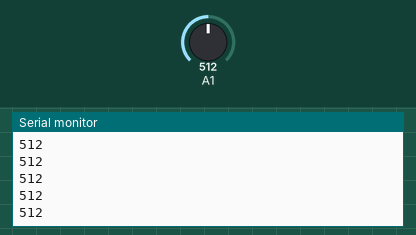
Recording of a sketch running on a simulated ATtiny85, built with avr-gcc and run on an emulated ATtiny85. Shown: the last lines printed to the serial monitor. The inputs (shaded band) are chosen by the test bench; at power-on: A1 = 512. No radio packets arrive unless stated.

Above: at 1.2 s.
1.3 s: A1 set to 716
At 1.49 s:
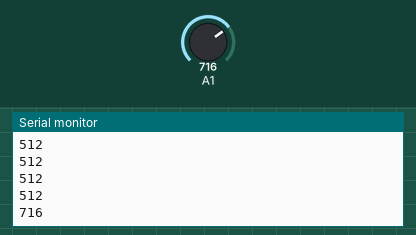
2.8 s: A1 set to 900
At 2.8 s:
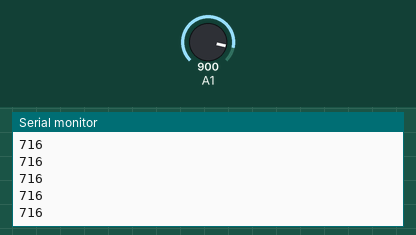
Timing chart, 0 to 5.8 s (numbered marks = the images above; inputs shaded):
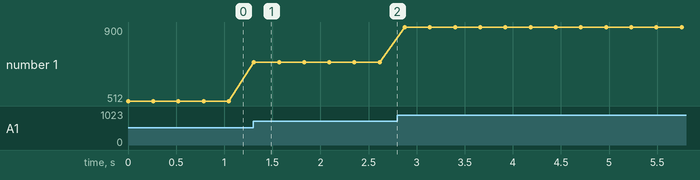

Measured:
- after the input at 1.3 s, the serial monitor: prints a new line at once (image 1)
- plotted number 1: 512 → 716 after the input at 1.3 s, 716 → 900 after the input at 2.8 s

The sketch:

rf_tx_test.ino
```cpp
#include <RH_ASK.h>
#include <SPI.h> // Not actually used but needed to compile

// tx/rx configuration
#define rxPin 2 // ATTiny, RX on D3 (pin 2 on attiny85)
#define txPin 9 // ATTiny, TX on D1 (pin 0 on attiny85)
#define txSpeed 2000

RH_ASK driver(txSpeed, rxPin, txPin);

void setup()
{
    pinMode(2,INPUT_PULLUP);
    pinMode(10,OUTPUT);
    digitalWrite(10,LOW);
    Serial.begin(9600);   // Debugging only
    if (!driver.init())
         Serial.println("init failed");
}

void loop()
{
    Serial.println(analogRead(A1));

    const char *msg = "H";  //送るメッセージ
    if(analogRead(A1)<990){
    driver.send((uint8_t *)msg, strlen(msg));
    driver.waitPacketSent();
    //Serial.print("sent ");
    //Serial.println(msg);
    digitalWrite(10,HIGH);
    delay(200);
    digitalWrite(10,LOW);
    }
}
```
